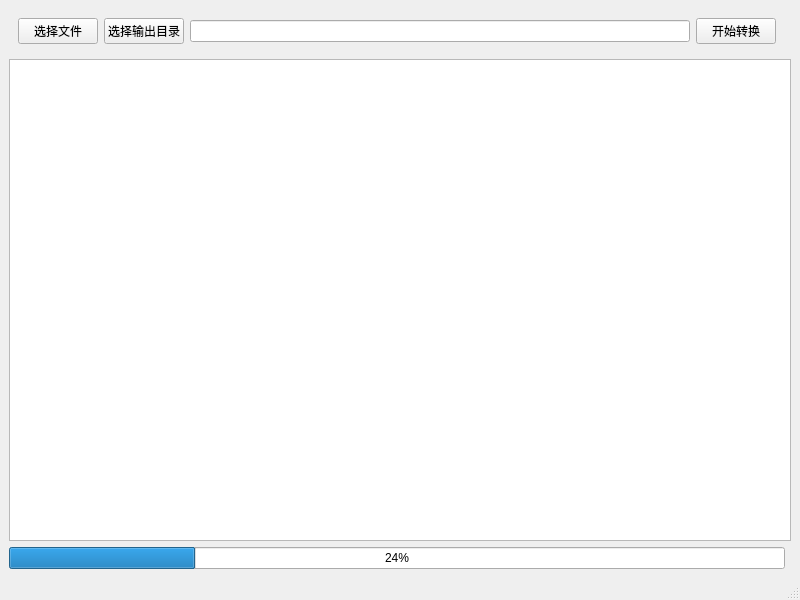
<?xml version="1.0" encoding="UTF-8"?>
<ui version="4.0">
 <class>MainWindow</class>
 <widget class="QMainWindow" name="MainWindow">
  <property name="geometry">
   <rect>
    <x>0</x>
    <y>0</y>
    <width>800</width>
    <height>600</height>
   </rect>
  </property>
  <property name="windowTitle">
   <string>pdf2word</string>
  </property>
  <widget class="QWidget" name="centralwidget">
   <layout class="QGridLayout" name="gridLayout">
    <item row="0" column="0">
     <widget class="QWidget" name="widget_2" native="true">
      <layout class="QHBoxLayout" name="horizontalLayout">
       <item>
        <widget class="QPushButton" name="selectFilesButton">
         <property name="text">
          <string>选择文件</string>
         </property>
        </widget>
       </item>
       <item>
        <widget class="QPushButton" name="selectOutputButton">
         <property name="text">
          <string>选择输出目录</string>
         </property>
        </widget>
       </item>
       <item>
        <widget class="QLineEdit" name="outputPathEditText">
         <property name="readOnly">
          <bool>true</bool>
         </property>
        </widget>
       </item>
       <item>
        <widget class="QPushButton" name="startButton">
         <property name="text">
          <string>开始转换</string>
         </property>
        </widget>
       </item>
      </layout>
     </widget>
    </item>
    <item row="6" column="0">
     <widget class="QProgressBar" name="progressBar">
      <property name="value">
       <number>24</number>
      </property>
     </widget>
    </item>
    <item row="3" column="0" colspan="2">
     <widget class="QTextEdit" name="filesPathEditText">
      <property name="lineWrapMode">
       <enum>QTextEdit::NoWrap</enum>
      </property>
      <property name="readOnly">
       <bool>true</bool>
      </property>
     </widget>
    </item>
   </layout>
  </widget>
  <widget class="QStatusBar" name="statusbar"/>
 </widget>
 <resources/>
 <connections/>
</ui>
